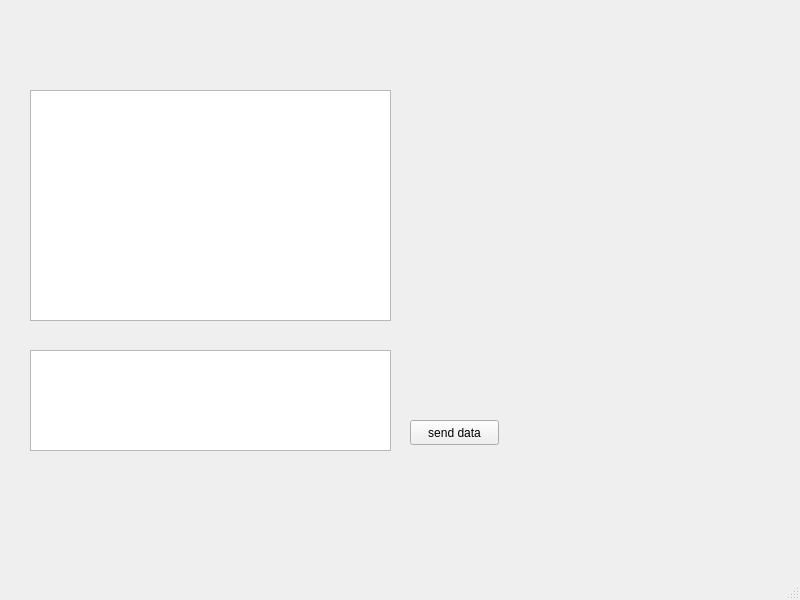
<?xml version="1.0" encoding="UTF-8"?>
<ui version="4.0">
 <class>MainWindow</class>
 <widget class="QMainWindow" name="MainWindow">
  <property name="geometry">
   <rect>
    <x>0</x>
    <y>0</y>
    <width>800</width>
    <height>600</height>
   </rect>
  </property>
  <property name="windowTitle">
   <string>MainWindow</string>
  </property>
  <widget class="QWidget" name="centralwidget">
   <widget class="QPushButton" name="pushButton">
    <property name="geometry">
     <rect>
      <x>410</x>
      <y>420</y>
      <width>89</width>
      <height>25</height>
     </rect>
    </property>
    <property name="text">
     <string>send data</string>
    </property>
   </widget>
   <widget class="QTextEdit" name="textEdit">
    <property name="geometry">
     <rect>
      <x>30</x>
      <y>350</y>
      <width>361</width>
      <height>101</height>
     </rect>
    </property>
   </widget>
   <widget class="QTextBrowser" name="textBrowser">
    <property name="geometry">
     <rect>
      <x>30</x>
      <y>90</y>
      <width>361</width>
      <height>231</height>
     </rect>
    </property>
   </widget>
  </widget>
  <widget class="QMenuBar" name="menubar">
   <property name="geometry">
    <rect>
     <x>0</x>
     <y>0</y>
     <width>800</width>
     <height>22</height>
    </rect>
   </property>
  </widget>
  <widget class="QStatusBar" name="statusbar"/>
 </widget>
 <resources/>
 <connections/>
</ui>
